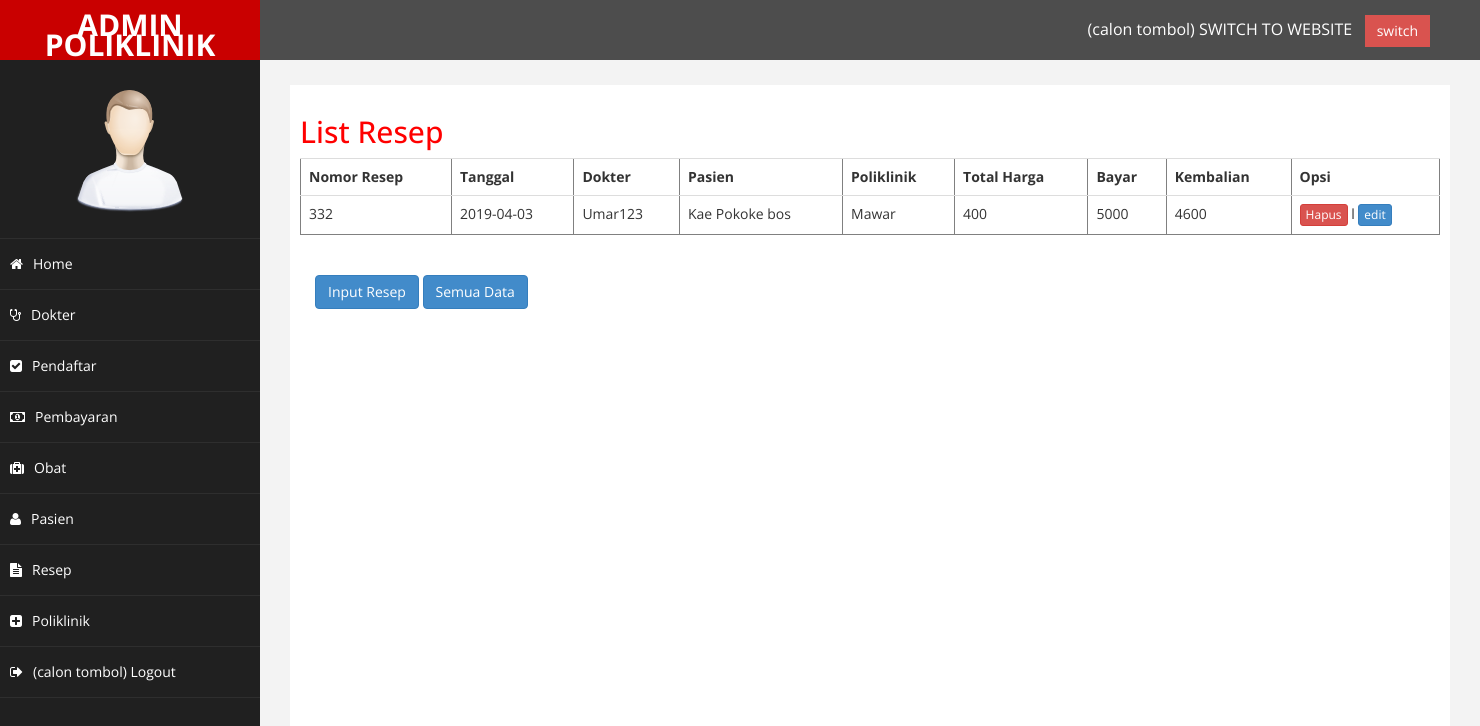
The page /admin/index.php?halaman=resep on the database its author committed.
### tables this page shows
CREATE TABLE `resep` (
  `nomer_resep` int(20) NOT NULL,
  `tanggal` date NOT NULL,
  `kode_dokter` int(20) NOT NULL,
  `kode_pasien` int(20) NOT NULL,
  `kode_poliklinik` int(20) NOT NULL,
  `total_harga` int(100) NOT NULL,
  `bayar` int(100) NOT NULL,
  `kembalian` int(100) NOT NULL
);

CREATE TABLE `dokter` (
  `kode_dokter` int(20) NOT NULL,
  `nama_dokter` varchar(100) NOT NULL,
  `spesialis` varchar(100) NOT NULL,
  `alamat` varchar(100) NOT NULL,
  `telepon` int(20) NOT NULL,
  `kode_poliklinik` int(20) NOT NULL,
  `tarif` int(50) NOT NULL
);

CREATE TABLE `pasien` (
  `kode_pasien` int(20) NOT NULL,
  `nama_pasien` varchar(100) NOT NULL,
  `alamat` varchar(100) NOT NULL,
  `gender` enum('L','P') NOT NULL,
  `umur` int(20) NOT NULL,
  `telepon` int(20) NOT NULL
);

CREATE TABLE `poliklinik` (
  `kode_poliklinik` int(11) NOT NULL,
  `nama_poliklinik` varchar(100) NOT NULL
);

### admin/modalresep.php (the view, shortened to what this page needs)
 <div class="container">
  <br/>
  <button type="button" class="btn btn-primary btn-s" data-toggle="modal" data-target="#myModal">Input Resep</button> <a href="index.php?halaman=listresep2" class="btn btn-primary btn-s">Semua Data</a>
</body>
</html>
      </div>
    </div>
  </div>

### admin/listresep.php (shortened to what this page needs)
<?php include 'koneksi.php' ?>
<!DOCTYPE html>
<html>
<head>
</head>
<body>
<h2>List Resep</h2>
 <table border="1" class="table">
	<tr>
		<th>Nomor Resep</th>
		<th>Tanggal</th>
		<th>Dokter</th>
		<th>Pasien</th>
		<th>Poliklinik</th>
		<th>Total Harga</th>
		<th>Bayar</th>
		<th>Kembalian</th>
		<th>Opsi</th>
	</tr>
	<?php $ambil=$con->query("SELECT * FROM resep JOIN dokter ON resep.kode_dokter = dokter.kode_dokter JOIN pasien ON resep.kode_pasien=pasien.kode_pasien JOIN poliklinik ON resep.kode_poliklinik=poliklinik.kode_poliklinik"); ?>
	<?php while($pecah=$ambil->fetch_assoc()){ ?>
	<tr>
		<td><?php echo $pecah['nomer_resep']; ?></td>
		<td><?php echo $pecah['tanggal']; ?></td>
		<td><?php echo $pecah['nama_dokter']; ?></td>
		<td><?php echo $pecah['nama_pasien']; ?></td>
		<td><?php echo $pecah['nama_poliklinik']; ?></td>
		<td><?php echo $pecah['total_harga']; ?></td>
		<td><?php echo $pecah['bayar']; ?></td>
		<td><?php echo $pecah['kembalian']; ?></td>
		<td><a class="btn btn-danger btn-xs" href="hapusresep.php?id=<?php echo $pecah['nomer_resep']; ?>" onclick="return confirm('Anda yakin mau menghapus item ini ?')">Hapus</a> l <a href="index.php?halaman=editresep&id=<?php echo $pecah['nomer_resep']; ?>" class="btn btn-primary btn-xs">edit</a></td>
	</tr>
	<?php } ?>
</table>
<?php include 'modalresep.php'; ?>
</body>
</html>

### admin/assets/css/custom.css (style rules this page uses)
body { font-family: 'Open Sans', sans-serif; }
h2 { color: #f00; }

### rows shown on the page
resep: nomer_resep "332", tanggal "2019-04-03", kode_dokter.nama_dokter "Umar123", kode_pasien.nama_pasien "Kae Pokoke bos", kode_poliklinik.nama_poliklinik "Mawar", total_harga "400", bayar "5000", kembalian "4600"
